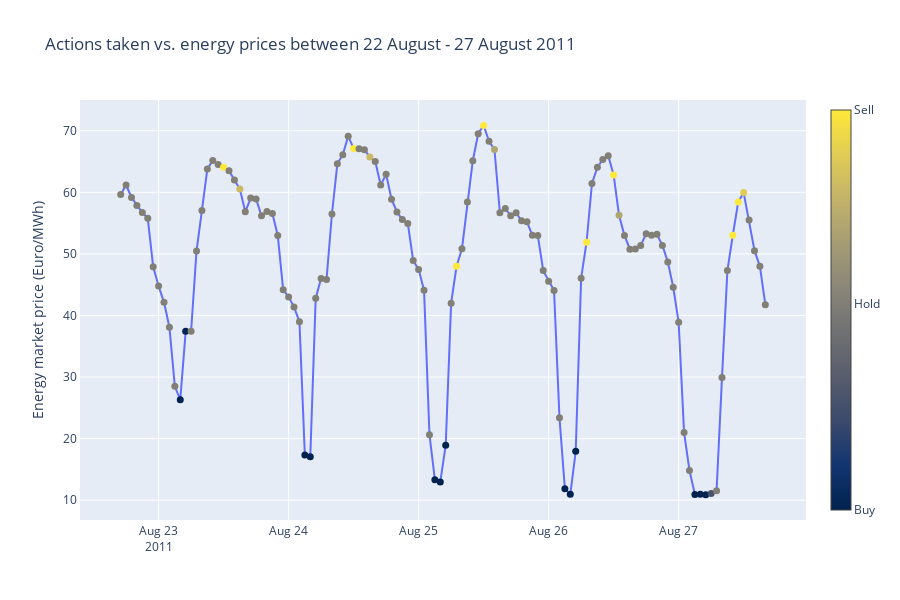

Notebook cell for this chart:
### Code cell
buy_sell_hodl_plot(val, 5)
